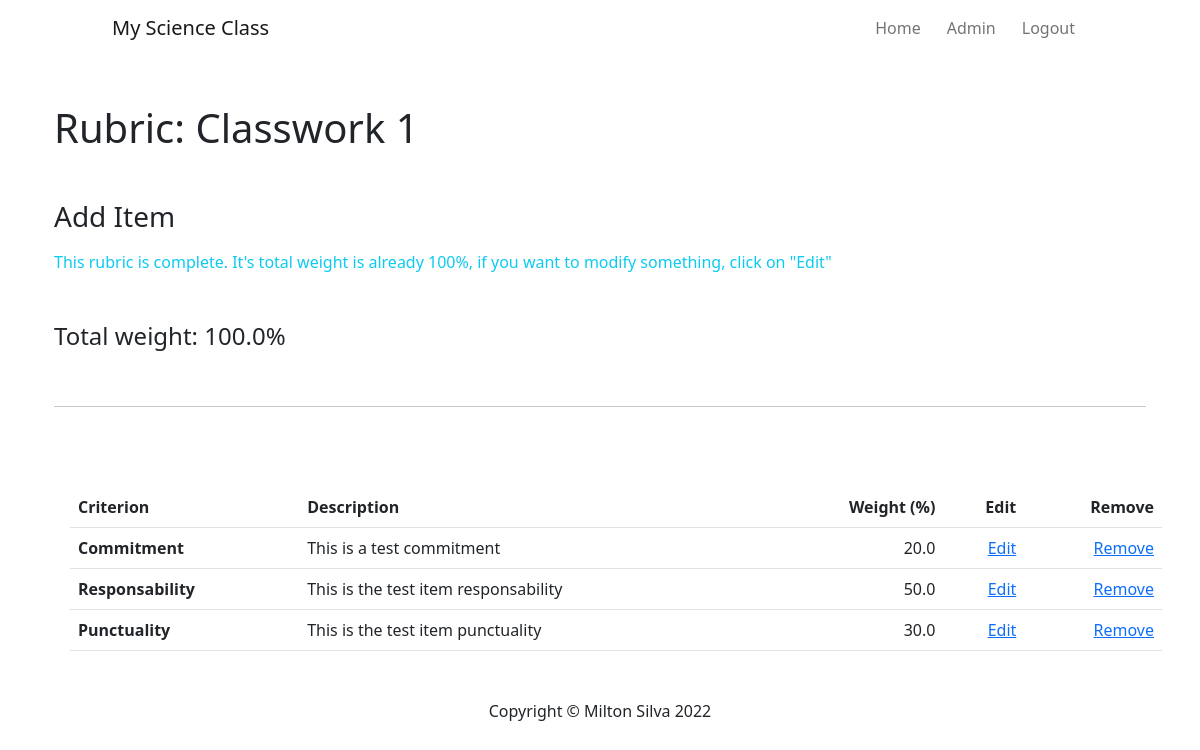
The app's page /add-items/1 (signed in) with its own data.
### databases.py (models this page shows)
class Rubric(db.Model):
    __tablename__ = "rubrics"
    id = db.Column(db.Integer, primary_key=True)
    rubric_name = db.Column(db.String(100), nullable=False)
    description = db.Column(db.Text, nullable=False)
    items = relationship("RubricItem", back_populates="rubric") # (ONE) one rubric - many items
    activity = relationship("Activity", back_populates="rubric")

class RubricItem(db.Model):
    __tablename__ = "rubric_items"
    id = db.Column(db.Integer, primary_key=True)
    criterion = db.Column(db.String(250), nullable=False)
    description = db.Column(db.String(1000), nullable=False)
    weight = db.Column(db.Float(), nullable=False)
    rubric_id = db.Column(db.Integer, db.ForeignKey("rubrics.id")) # (MANY) The many have the foreingkey
    rubric = relationship("Rubric", back_populates="items")
    score = relationship("ItemGrade", back_populates="items")

### main.py (the view, shortened to what this page needs)
@app.route("/add-items/<int:rubric_id>", methods=["GET", "POST"])
@login_required
@admin_only
def add_items(rubric_id):
    form = RubricItemForm()
    requested_rubric = Rubric.query.get(rubric_id)
    weight_sum = 0
    for item in requested_rubric.items:
        weight_sum += item.weight
    return render_template("add-items.html", rubric=requested_rubric, form=form, current_user=current_user, weight_sum=weight_sum)

### main.py (called while the page is built)
@login_manager.user_loader
def load_user(user_id):
    return User.query.get(int(user_id))

def admin_only(f):
    @wraps(f)
    def decorated_function(*args, **kwargs):
        if current_user.group != "ADMIN":
            return abort(403)
        return f(*args, **kwargs)
    return decorated_function

### templates/add-items.html (shortened to what this page needs)
{% extends 'base.html' %}
{% import "bootstrap/wtf.html" as wtf %}
{% block page_content %}
  <div class="container">
    <h1 class="my-5">Rubric: {{ rubric.rubric_name }}</h1>
    <h3 class="mb-3">Add Item </h3>
    {% if weight_sum != 100 or is_editing: %}
    <form action="" method="POST" class="form" role="form">
      {{ form.csrf_token() }}
      <div class="row">
        <div class="form-group col-md-8">
          {{ wtf.form_field(form.criterion, class="form-control") }}
        </div>
        <div class="form.group col-md-4">
          {{ wtf.form_field(form.weight, class="form-control") }}
        </div>
      </div>
      <div class="form-group mt-3">
        {{ wtf.form_field(form.item_description, class="form-control") }}
      </div>
      <div class="form-group">
        {% if is_editing: %}
        {{ wtf.form_field(form.edit, class="form-control btn btn-primary") }}
        {{ wtf.form_field(form.cancel, class="form-control btn btn-outline-dark") }}
        {% else: %}
        {{ wtf.form_field(form.submit, class="form-control btn btn-primary") }}
        {% endif %}
      </div>
    </form>
    {% else: %}
    <p class="text-info">This rubric is complete. It's total weight is already 100%, if you want to modify something, click on "Edit"</p>
    {% endif %}
    <div class="row my-5">
      <h4 class="col-md-6">Total weight: {{ weight_sum }}%</h4>
    </div>
  <hr class="my-5">
  </div>
  <div class="container rubric-cont">
    <table class="table table-hover">
      <thead>
        <tr class="align-top">
            <th scope="col">Criterion</th>
            <th scope="col">Description</th>
            <th scope="col" class="text-end">Weight (%)</th>
            <th scope="col" class="text-end">Edit</th>
            {% if not is_editing: %}
            <th scope="col" class="text-end">Remove</th>
            {% endif %}
        </tr>
      </thead>
      <tbody>
        {% for item in rubric.items %}
        <tr>
            <th scope="row"> {{ item.criterion }}</th>
            <td>{{ item.description }}</td>
            <td class="text-end">{{ item.weight }}</td>
            <td class="text-end"><a href="{{ url_for('edit_item', item_id=item.id) }}">Edit</a></td>
            {% if not is_editing: %}
            <td class="text-end"><a href="{{ url_for('delete_item', item_id=item.id) }}">Remove</a></td>
            {% endif %}
        </tr>
        {% endfor %}
      </tbody>
    </table>
  </div>
{% include "footer.html" %}
{% endblock %}

### static/css/style.css (style rules this page uses)
.rubric-cont { margin: 5rem auto auto auto; }
.table { border-spacing: 0; margin: 1rem; background-color: #ffffff; }

### records on screen
Rubric: rubric_name "Classwork 1"
RubricItem: criterion "Commitment", description "This is a test commitment", weight "20.0"
RubricItem: criterion "Responsability", description "This is the test item responsability", weight "50.0"
RubricItem: criterion "Punctuality", description "This is the test item punctuality", weight "30.0"

### other values on screen
{{ weight_sum }} "100.0"
